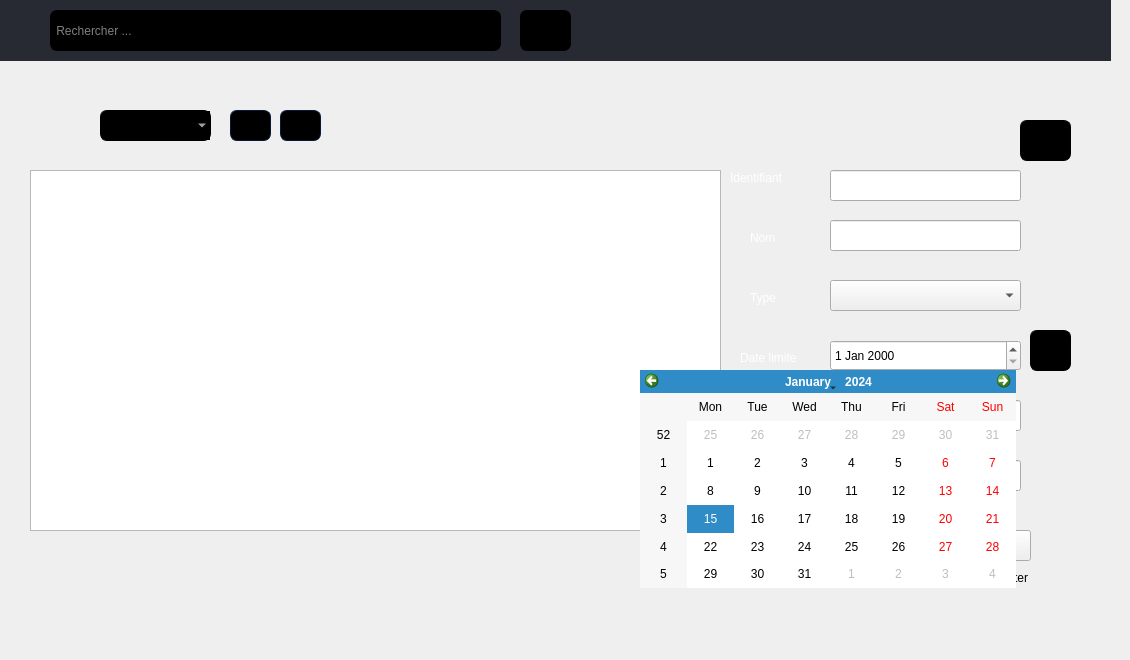
      <widget class="QWidget" name="page_9">
       <widget class="QLabel" name="marge_haute">
        <property name="geometry">
         <rect>
          <x>-10</x>
          <y>0</y>
          <width>1121</width>
          <height>61</height>
         </rect>
        </property>
        <property name="styleSheet">
         <string notr="true">background-color: #272a33;

border-color: #272a33;
	padding: 5px;
border-width: 3px;
border-style: solid ;</string>
        </property>
        <property name="text">
         <string/>
        </property>
       </widget>
       <widget class="QLineEdit" name="barre_recherche_assurances">
        <property name="geometry">
         <rect>
          <x>50</x>
          <y>10</y>
          <width>451</width>
          <height>41</height>
         </rect>
        </property>
        <property name="styleSheet">
         <string notr="true">QLineEdit
{
	background-color: black;
	color: white;
	min-width: 80px;
	border-style: solid;
	border-width: 1px;
	border-radius: 7px;
	border-color: black
}</string>
        </property>
        <property name="text">
         <string/>
        </property>
        <property name="placeholderText">
         <string> Rechercher ...</string>
        </property>
       </widget>
       <widget class="QPushButton" name="pb_recherche_assurances">
        <property name="geometry">
         <rect>
          <x>520</x>
          <y>10</y>
          <width>51</width>
          <height>41</height>
         </rect>
        </property>
        <property name="styleSheet">
         <string notr="true">QPushButton
{
	background-color: black;
	color: #ffffff;
	
	border-style: solid;
	border-width: 1px;
	border-radius: 7px;
	border-color: black;
	padding: 5px;

}


QPushButton::flat
{
	background-color: transparent;
	border: none;
	color: #fff;

}


QPushButton::disabled
{
	background-color: #404040;
	color: #656565;
	border-color: #051a39;

}


QPushButton::hover
{
	background-color: rgba(183, 134, 32, 20%);
	border: 1px solid #b78620;

}


QPushButton::pressed
{
	background-color: qlineargradient(spread:repeat, x1:1, y1:0, x2:1, y2:1, stop:0 rgba(74, 74, 74, 255),stop:1 rgba(49, 49, 49, 255));
	border: 1px solid #b78620;

}


QPushButton::checked
{
	background-color: qlineargradient(spread:repeat, x1:1, y1:0, x2:1, y2:1, stop:0 rgba(74, 74, 74, 255),stop:1 rgba(49, 49, 49, 255));
	border: 1px solid #222;

}

</string>
        </property>
        <property name="text">
         <string/>
        </property>
        <property name="icon">
         <iconset>
          <normaloff>:/theme_sombre/search1.png</normaloff>:/theme_sombre/search1.png</iconset>
        </property>
       </widget>
       <widget class="QPushButton" name="tri_croissant_assurances">
        <property name="geometry">
         <rect>
          <x>280</x>
          <y>110</y>
          <width>41</width>
          <height>31</height>
         </rect>
        </property>
        <property name="styleSheet">
         <string notr="true">QPushButton
{
	background-color: black;
	color: #ffffff;
	
	border-style: solid;
	border-width: 1px;
	border-radius: 7px;
	border-color: #051a39;
	padding: 5px;

}


QPushButton::flat
{
	background-color: transparent;
	border: none;
	color: #fff;

}


QPushButton::disabled
{
	background-color: #404040;
	color: #656565;
	border-color: #051a39;

}


QPushButton::hover
{
	background-color: rgba(183, 134, 32, 20%);
	border: 1px solid #b78620;

}


QPushButton::pressed
{
	background-color: qlineargradient(spread:repeat, x1:1, y1:0, x2:1, y2:1, stop:0 rgba(74, 74, 74, 255),stop:1 rgba(49, 49, 49, 255));
	border: 1px solid #b78620;

}


QPushButton::checked
{
	background-color: qlineargradient(spread:repeat, x1:1, y1:0, x2:1, y2:1, stop:0 rgba(74, 74, 74, 255),stop:1 rgba(49, 49, 49, 255));
	border: 1px solid #222;

}
</string>
        </property>
        <property name="text">
         <string/>
        </property>
        <property name="icon">
         <iconset resource="res.qrc">
          <normaloff>:/theme_sombre/fleche_haut.png</normaloff>:/theme_sombre/fleche_haut.png</iconset>
        </property>
       </widget>
       <widget class="QComboBox" name="liste_tri_assurances">
        <property name="geometry">
         <rect>
          <x>100</x>
          <y>110</y>
          <width>111</width>
          <height>31</height>
         </rect>
        </property>
        <property name="styleSheet">
         <string notr="true">background-color: black;
	color: white;
	min-width: 80px;
	border-style: solid;
	border-width: 1px;
	border-radius: 7px;
	border-color: black</string>
        </property>
        <property name="currentText">
         <string/>
        </property>
       </widget>
       <widget class="QPushButton" name="tri_decroissant_assurances">
        <property name="geometry">
         <rect>
          <x>230</x>
          <y>110</y>
          <width>41</width>
          <height>31</height>
         </rect>
        </property>
        <property name="styleSheet">
         <string notr="true">QPushButton
{
	background-color: black;
	color: #ffffff;
	
	border-style: solid;
	border-width: 1px;
	border-radius: 7px;
	border-color: #051a39;
	padding: 5px;

}


QPushButton::flat
{
	background-color: transparent;
	border: none;
	color: #fff;

}


QPushButton::disabled
{
	background-color: #404040;
	color: #656565;
	border-color: #051a39;

}


QPushButton::hover
{
	background-color: rgba(183, 134, 32, 20%);
	border: 1px solid #b78620;

}


QPushButton::pressed
{
	background-color: qlineargradient(spread:repeat, x1:1, y1:0, x2:1, y2:1, stop:0 rgba(74, 74, 74, 255),stop:1 rgba(49, 49, 49, 255));
	border: 1px solid #b78620;

}


QPushButton::checked
{
	background-color: qlineargradient(spread:repeat, x1:1, y1:0, x2:1, y2:1, stop:0 rgba(74, 74, 74, 255),stop:1 rgba(49, 49, 49, 255));
	border: 1px solid #222;

}
</string>
        </property>
        <property name="text">
         <string/>
        </property>
        <property name="icon">
         <iconset resource="res.qrc">
          <normaloff>:/theme_sombre/fleche_bas.png</normaloff>:/theme_sombre/fleche_bas.png</iconset>
        </property>
       </widget>
       <widget class="QLabel" name="label_nom">
        <property name="geometry">
         <rect>
          <x>750</x>
          <y>230</y>
          <width>31</width>
          <height>16</height>
         </rect>
        </property>
        <property name="styleSheet">
         <string notr="true">	background-color: transparent;
color:white</string>
        </property>
        <property name="text">
         <string>Nom</string>
        </property>
       </widget>
       <widget class="QLabel" name="msg_type_assurance">
        <property name="geometry">
         <rect>
          <x>830</x>
          <y>320</y>
          <width>191</width>
          <height>20</height>
         </rect>
        </property>
        <property name="styleSheet">
         <string notr="true">background-color:transparent</string>
        </property>
        <property name="lineWidth">
         <number>-2</number>
        </property>
        <property name="text">
         <string>&lt;span style=&quot;color: red&quot;&gt;&lt;/span&gt;</string>
        </property>
       </widget>
       <widget class="QLabel" name="label_type">
        <property name="geometry">
         <rect>
          <x>750</x>
          <y>290</y>
          <width>31</width>
          <height>16</height>
         </rect>
        </property>
        <property name="styleSheet">
         <string notr="true">	background-color: transparent;
color:white</string>
        </property>
        <property name="text">
         <string>Type</string>
        </property>
       </widget>
       <widget class="QLabel" name="label_idV">
        <property name="geometry">
         <rect>
          <x>740</x>
          <y>410</y>
          <width>71</width>
          <height>16</height>
         </rect>
        </property>
        <property name="styleSheet">
         <string notr="true">	background-color: transparent;
color:white</string>
        </property>
        <property name="text">
         <string>ID voiture</string>
        </property>
       </widget>
       <widget class="QLabel" name="label_idAss">
        <property name="geometry">
         <rect>
          <x>740</x>
          <y>470</y>
          <width>71</width>
          <height>20</height>
         </rect>
        </property>
        <property name="styleSheet">
         <string notr="true">	background-color: transparent;
color:white

</string>
        </property>
        <property name="text">
         <string>ID Assureur</string>
        </property>
       </widget>
       <widget class="QLabel" name="label_id">
        <property name="geometry">
         <rect>
          <x>730</x>
          <y>170</y>
          <width>61</width>
          <height>16</height>
         </rect>
        </property>
        <property name="styleSheet">
         <string notr="true">	background-color: transparent;
color:white
</string>
        </property>
        <property name="text">
         <string>Identifiant</string>
        </property>
       </widget>
       <widget class="QLabel" name="msg_nom_assurance">
        <property name="geometry">
         <rect>
          <x>830</x>
          <y>260</y>
          <width>191</width>
          <height>20</height>
         </rect>
        </property>
        <property name="styleSheet">
         <string notr="true">background-color:transparent</string>
        </property>
        <property name="lineWidth">
         <number>-2</number>
        </property>
        <property name="text">
         <string>&lt;span style=&quot;color: red&quot;&gt;&lt;/span&gt;</string>
        </property>
       </widget>
       <widget class="QLabel" name="msg_id_assurance">
        <property name="geometry">
         <rect>
          <x>830</x>
          <y>200</y>
          <width>191</width>
          <height>20</height>
         </rect>
        </property>
        <property name="styleSheet">
         <string notr="true">background-color:transparent</string>
        </property>
        <property name="lineWidth">
         <number>-2</number>
        </property>
        <property name="text">
         <string>&lt;span style=&quot;color: red&quot;&gt;&lt;/span&gt;</string>
        </property>
       </widget>
       <widget class="QLabel" name="msg_idAss_assurance">
        <property name="geometry">
         <rect>
          <x>830</x>
          <y>500</y>
          <width>191</width>
          <height>20</height>
         </rect>
        </property>
        <property name="styleSheet">
         <string notr="true">background-color:transparent</string>
        </property>
        <property name="lineWidth">
         <number>-2</number>
        </property>
        <property name="text">
         <string>&lt;span style=&quot;color: red&quot;&gt;&lt;/span&gt;</string>
        </property>
       </widget>
       <widget class="QLabel" name="label_dteFin">
        <property name="geometry">
         <rect>
          <x>740</x>
          <y>350</y>
          <width>71</width>
          <height>16</height>
         </rect>
        </property>
        <property name="styleSheet">
         <string notr="true">	background-color: transparent;
color:white</string>
        </property>
        <property name="text">
         <string>Date limite</string>
        </property>
       </widget>
       <widget class="QLabel" name="msg_idV_assurance">
        <property name="geometry">
         <rect>
          <x>830</x>
          <y>440</y>
          <width>191</width>
          <height>20</height>
         </rect>
        </property>
        <property name="styleSheet">
         <string notr="true">background-color:transparent</string>
        </property>
        <property name="lineWidth">
         <number>-2</number>
        </property>
        <property name="text">
         <string>&lt;span style=&quot;color: red&quot;&gt;&lt;/span&gt;</string>
        </property>
       </widget>
       <widget class="QPushButton" name="pb_calendrier">
        <property name="geometry">
         <rect>
          <x>1030</x>
          <y>330</y>
          <width>41</width>
          <height>41</height>
         </rect>
        </property>
        <property name="styleSheet">
         <string notr="true">QPushButton
{
	background-color: black;
	color: #ffffff;
	
	border-style: solid;
	border-width: 1px;
	border-radius: 7px;
	border-color: black;
	padding: 5px;

}


QPushButton::flat
{
	background-color: transparent;
	border: none;
	color: #fff;

}


QPushButton::disabled
{
	background-color: #404040;
	color: #656565;
	border-color: #051a39;

}


QPushButton::hover
{
	background-color: rgba(183, 134, 32, 20%);
	border: 1px solid #b78620;

}


QPushButton::pressed
{
	background-color: qlineargradient(spread:repeat, x1:1, y1:0, x2:1, y2:1, stop:0 rgba(74, 74, 74, 255),stop:1 rgba(49, 49, 49, 255));
	border: 1px solid #b78620;

}


QPushButton::checked
{
	background-color: qlineargradient(spread:repeat, x1:1, y1:0, x2:1, y2:1, stop:0 rgba(74, 74, 74, 255),stop:1 rgba(49, 49, 49, 255));
	border: 1px solid #222;

}
</string>
        </property>
        <property name="text">
         <string/>
        </property>
        <property name="icon">
         <iconset resource="res.qrc">
          <normaloff>:/theme_sombre/calendrier.png</normaloff>:/theme_sombre/calendrier.png</iconset>
        </property>
       </widget>
       <widget class="QPushButton" name="clear">
        <property name="geometry">
         <rect>
          <x>1020</x>
          <y>120</y>
          <width>51</width>
          <height>41</height>
         </rect>
        </property>
        <property name="styleSheet">
         <string notr="true">QPushButton
{
	background-color: black;
	color: #ffffff;
	
	border-style: solid;
	border-width: 1px;
	border-radius: 7px;
	border-color: black;
	padding: 5px;

}


QPushButton::flat
{
	background-color: transparent;
	border: none;
	color: #fff;

}


QPushButton::disabled
{
	background-color: #404040;
	color: #656565;
	border-color: #051a39;

}


QPushButton::hover
{
	background-color: rgba(183, 134, 32, 20%);
	border: 1px solid #b78620;

}


QPushButton::pressed
{
	background-color: qlineargradient(spread:repeat, x1:1, y1:0, x2:1, y2:1, stop:0 rgba(74, 74, 74, 255),stop:1 rgba(49, 49, 49, 255));
	border: 1px solid #b78620;

}


QPushButton::checked
{
	background-color: qlineargradient(spread:repeat, x1:1, y1:0, x2:1, y2:1, stop:0 rgba(74, 74, 74, 255),stop:1 rgba(49, 49, 49, 255));
	border: 1px solid #222;

}
</string>
        </property>
        <property name="text">
         <string/>
        </property>
        <property name="icon">
         <iconset>
          <normaloff>:/theme_sombre/clear 2.png</normaloff>:/theme_sombre/clear 2.png</iconset>
        </property>
       </widget>
       <widget class="QPushButton" name="ajouter_assurances">
        <property name="geometry">
         <rect>
          <x>980</x>
          <y>530</y>
          <width>51</width>
          <height>31</height>
         </rect>
        </property>
        <property name="styleSheet">
         <string notr="true"/>
        </property>
        <property name="text">
         <string/>
        </property>
        <property name="icon">
         <iconset>
          <normaloff>../../ajout.png</normaloff>../../ajout.png</iconset>
        </property>
       </widget>
       <widget class="QPushButton" name="supprimer_assurances">
        <property name="geometry">
         <rect>
          <x>890</x>
          <y>530</y>
          <width>51</width>
          <height>31</height>
         </rect>
        </property>
        <property name="styleSheet">
         <string notr="true"/>
        </property>
        <property name="text">
         <string/>
        </property>
        <property name="icon">
         <iconset>
          <normaloff>../../delete-button.svg</normaloff>../../delete-button.svg</iconset>
        </property>
       </widget>
       <widget class="QPushButton" name="modifier_assurances">
        <property name="geometry">
         <rect>
          <x>800</x>
          <y>530</y>
          <width>51</width>
          <height>31</height>
         </rect>
        </property>
        <property name="styleSheet">
         <string notr="true"/>
        </property>
        <property name="text">
         <string/>
        </property>
        <property name="icon">
         <iconset>
          <normaloff>../../104668.png</normaloff>../../104668.png</iconset>
        </property>
       </widget>
       <widget class="QLineEdit" name="nom_assurances">
        <property name="geometry">
         <rect>
          <x>830</x>
          <y>220</y>
          <width>191</width>
          <height>31</height>
         </rect>
        </property>
       </widget>
       <widget class="QDateEdit" name="date_assurances">
        <property name="geometry">
         <rect>
          <x>830</x>
          <y>340</y>
          <width>191</width>
          <height>31</height>
         </rect>
        </property>
       </widget>
       <widget class="QLineEdit" name="id_voiture">
        <property name="geometry">
         <rect>
          <x>830</x>
          <y>400</y>
          <width>191</width>
          <height>31</height>
         </rect>
        </property>
       </widget>
       <widget class="QLineEdit" name="id_assureur">
        <property name="geometry">
         <rect>
          <x>830</x>
          <y>460</y>
          <width>191</width>
          <height>31</height>
         </rect>
        </property>
       </widget>
       <widget class="QComboBox" name="type_assurances">
        <property name="geometry">
         <rect>
          <x>830</x>
          <y>280</y>
          <width>191</width>
          <height>31</height>
         </rect>
        </property>
       </widget>
       <widget class="QLineEdit" name="id_assurances">
        <property name="geometry">
         <rect>
          <x>830</x>
          <y>170</y>
          <width>191</width>
          <height>31</height>
         </rect>
        </property>
       </widget>
       <widget class="QTableView" name="tabassurances">
        <property name="geometry">
         <rect>
          <x>30</x>
          <y>170</y>
          <width>691</width>
          <height>361</height>
         </rect>
        </property>
        <property name="styleSheet">
         <string notr="true"/>
        </property>
       </widget>
       <widget class="QLabel" name="label_mdf">
        <property name="geometry">
         <rect>
          <x>800</x>
          <y>570</y>
          <width>51</width>
          <height>16</height>
         </rect>
        </property>
        <property name="text">
         <string>Modifier</string>
        </property>
       </widget>
       <widget class="QLabel" name="label_sp">
        <property name="geometry">
         <rect>
          <x>890</x>
          <y>570</y>
          <width>61</width>
          <height>16</height>
         </rect>
        </property>
        <property name="text">
         <string>Supprimer</string>
        </property>
       </widget>
       <widget class="QLabel" name="label_aj">
        <property name="geometry">
         <rect>
          <x>990</x>
          <y>570</y>
          <width>51</width>
          <height>16</height>
         </rect>
        </property>
        <property name="text">
         <string>Ajouter</string>
        </property>
       </widget>
       <widget class="QLabel" name="label_79">
        <property name="geometry">
         <rect>
          <x>0</x>
          <y>70</y>
          <width>1101</width>
          <height>581</height>
         </rect>
        </property>
        <property name="text">
         <string/>
        </property>
       </widget>
       <widget class="QCalendarWidget" name="calendarWidget">
        <property name="geometry">
         <rect>
          <x>640</x>
          <y>370</y>
          <width>376</width>
          <height>218</height>
         </rect>
        </property>
       </widget>
       <zorder>label_79</zorder>
       <zorder>marge_haute</zorder>
       <zorder>barre_recherche_assurances</zorder>
       <zorder>pb_recherche_assurances</zorder>
       <zorder>tri_croissant_assurances</zorder>
       <zorder>liste_tri_assurances</zorder>
       <zorder>tri_decroissant_assurances</zorder>
       <zorder>label_nom</zorder>
       <zorder>msg_type_assurance</zorder>
       <zorder>label_type</zorder>
       <zorder>label_idV</zorder>
       <zorder>label_idAss</zorder>
       <zorder>label_id</zorder>
       <zorder>msg_nom_assurance</zorder>
       <zorder>msg_id_assurance</zorder>
       <zorder>msg_idAss_assurance</zorder>
       <zorder>label_dteFin</zorder>
       <zorder>msg_idV_assurance</zorder>
       <zorder>pb_calendrier</zorder>
       <zorder>clear</zorder>
       <zorder>ajouter_assurances</zorder>
       <zorder>supprimer_assurances</zorder>
       <zorder>modifier_assurances</zorder>
       <zorder>nom_assurances</zorder>
       <zorder>date_assurances</zorder>
       <zorder>id_voiture</zorder>
       <zorder>id_assureur</zorder>
       <zorder>type_assurances</zorder>
       <zorder>id_assurances</zorder>
       <zorder>tabassurances</zorder>
       <zorder>label_mdf</zorder>
       <zorder>label_sp</zorder>
       <zorder>label_aj</zorder>
       <zorder>calendarWidget</zorder>
      </widget>
